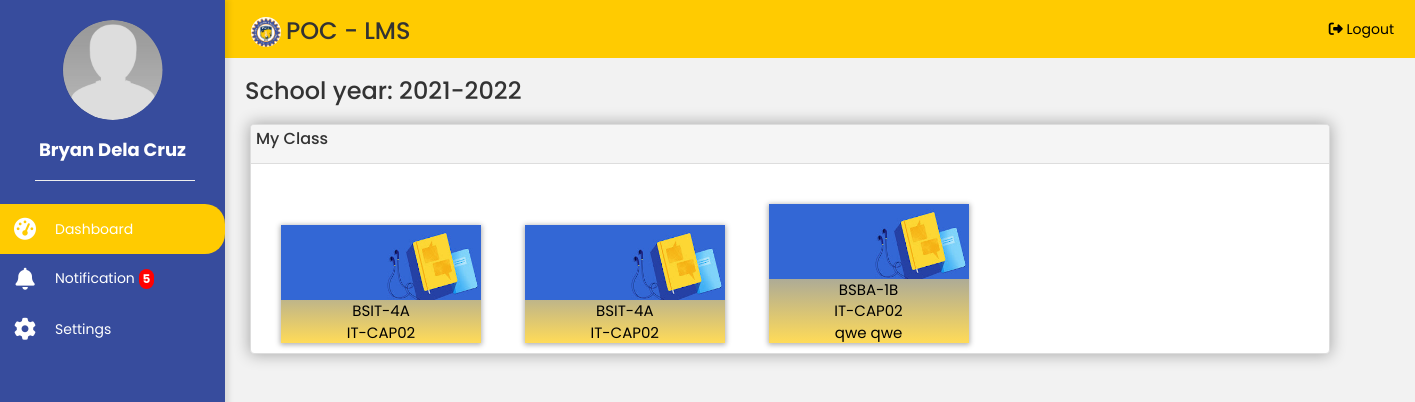
The app's page /student/student_dashboard.php (signed in) with its own data.
### tables this page shows
CREATE TABLE `student` (
  `student_id` int(10) NOT NULL,
  `firstname` varchar(100) NOT NULL,
  `lastname` varchar(100) NOT NULL,
  `class_id` int(10) NOT NULL,
  `username` varchar(100) NOT NULL,
  `password` varchar(100) NOT NULL,
  `email` varchar(100) NOT NULL,
  `picture` varchar(100) NOT NULL,
  `student_cor` varchar(100) NOT NULL,
  `student_status` varchar(100) NOT NULL,
  `date_of_request` varchar(100) NOT NULL
);

CREATE TABLE `schoolyear` (
  `sy_id` int(10) NOT NULL,
  `school_year` varchar(255) NOT NULL
);

CREATE TABLE `teacher_class_student` (
  `teacher_class_student_id` int(11) NOT NULL,
  `teacher_class_id` int(11) NOT NULL,
  `student_id` int(11) NOT NULL,
  `teacher_id` int(11) NOT NULL
);

CREATE TABLE `class` (
  `class_id` int(11) NOT NULL,
  `class_name` varchar(100) NOT NULL
);

CREATE TABLE `subject` (
  `subject_id` int(11) NOT NULL,
  `subject_code` varchar(100) NOT NULL,
  `subject_title` varchar(100) NOT NULL,
  `description` longtext NOT NULL,
  `unit` int(11) NOT NULL,
  `semester` varchar(100) NOT NULL
);

CREATE TABLE `teacher` (
  `teacher_id` int(10) NOT NULL,
  `username` varchar(100) NOT NULL,
  `password` varchar(200) NOT NULL,
  `firstname` varchar(100) NOT NULL,
  `lastname` varchar(100) NOT NULL,
  `email` varchar(100) NOT NULL,
  `department_id` int(10) NOT NULL,
  `picture` varchar(200) NOT NULL,
  `about` varchar(500) NOT NULL,
  `teacher_status` varchar(20) NOT NULL,
  `date_of_request` varchar(100) NOT NULL
);

### student/include/session.php (called while the page is built, shortened)
<?php
$session_id=$_SESSION['id'];
?>

### student/count.php (called while the page is built)
<?php include('../admin/database.php');?>
	<?php $query_yes = mysqli_query($conn,"select * from teacher_class_student
LEFT JOIN teacher_class ON teacher_class.teacher_class_id = teacher_class_student.teacher_class_id
LEFT JOIN class ON class.class_id = teacher_class.class_id
LEFT JOIN subject ON subject.subject_id = teacher_class.subject_id
LEFT JOIN teacher ON teacher.teacher_id = teacher_class_student.teacher_id
JOIN notification ON notification.teacher_class_id = teacher_class.teacher_class_id
where teacher_class_student.student_id = '$session_id' order by notification.date_of_notification DESC
")or die(mysqli_error());
$count_no = mysqli_num_rows($query_yes);
         ?>
<?php $query_no = mysqli_query($conn,"select * from notification
LEFT JOIN notification_read ON notification_read.notification_id = notification.notification_id
where notification_read.student_id  = '$session_id'
")or die(mysqli_error());
$count_yes = mysqli_num_rows($query_no);
         ?>
<?php $not_read = $count_no -  $count_yes; ?>

### student/student_dashboard.php (the view, shortened to what this page needs)
<?php
include("include/session.php");
include("include/header.php");
include('../admin/database.php');
include("student_sidebar.php");
?>
		<h1 id="welcome-title"> <?php
                    $sy_query = mysqli_query($conn, "select * from schoolyear order by school_year DESC");
                    $sy_row = mysqli_fetch_array($sy_query);
                    $sy = $sy_row['school_year'];
                    ?>
                <h3 style="margin-bottom: 20px; margin-left: 20px; ">
                    School year: <?php echo $sy_row['school_year'];  ?>
                </h3></h1>
		<section id="grid-container">
			<div class="container" >
    <div class="panel panel-default" style="width: 1080px;">
      <div class="panel-heading">
        <h4 class="panel-title">
          <p style="padding: 5px;" data-toggle="collapse" data-parent="#accordion" href="#collapse1">My Class
          </p>
        </h4>
      </div>
      <div id="collapse1" class="panel-collapse collapse in">
        <div class="panel-body"><strong></strong>
       <?php $query = mysqli_query($conn,"select * from teacher_class_student
                            LEFT JOIN teacher_class ON teacher_class.teacher_class_id = teacher_class_student.teacher_class_id
                            LEFT JOIN class ON class.class_id = teacher_class.class_id
                            LEFT JOIN subject ON subject.subject_id = teacher_class.subject_id
                            LEFT JOIN teacher ON teacher.teacher_id = teacher_class.teacher_id
                            where student_id = '$session_id' and school_year = '$sy'
                            ")or die(mysqli_error());
                            $count = mysqli_num_rows($query);
                  ?>
                </div>
                            </div>
                            <div class="block-content collapse in">
                                <div class="span12">
                      <a  id="da-thumbs" class="da-thumbs">
                          <?php
                            if ($count != '0'){
                            while($row = mysqli_fetch_array($query)){
                            $id = $row['teacher_class_id'];
                          ?>
                      <a>
                        <a href="my_classmates.php<?php echo '?id='.$id; ?>">
                           <div class="box">
                              <img src="img/2.jpg">
                        </a>
                        <p class="class"><?php echo $row['class_name']; ?></p>
                        <p class="subject"><?php echo $row['subject_code']; ?></p>
                        <p class="subject"><?php echo $row['firstname']." ".$row['lastname']?></p>
                      </div>
                  <?php }}else{ ?>
                  <?php } ?>
      </div>
	</section>

### student/student_sidebar.php (shortened to what this page needs)
<?php include('count.php'); ?>
<section id="sidebar">
	<section class="title-container">
	    <div class="teacher-logo">
			<div class="logo-one">
				  <?php
				  include('../admin/database.php');
                     $student_query = mysqli_query($conn,"select * from student where student_id = $session_id") or die(mysqli_error());
                     while ($row = mysqli_fetch_array($student_query)) {
                      ?>
                     <tr>
                     <td width="40"><img class="img-circle" src="../teacher/<?php echo $row['picture']; ?>" height="70" width="70"></td>
			</div>
		</div>
	</section>
	<h1 class="user-fullname"><?php echo $row['firstname']." ".$row['lastname'];  ?> </h1>
	 <?php } ?>
	<hr class="seperator">
	<section class="links-container">
		<div class="links active">
			<a class="links" href="home.php">
			<div class="icon">
				<i class="fas fa-tachometer-alt"></i>
			</div>
			<span>Dashboard</span></a>
		</div>
		<div class="links">
			<a class="links" href="student_notification.php">
			<div class="icon">
				<i class="fas fa-bell"></i>
			</div>
			<span>Notification
				<?php if($not_read == '0'){
			}else{ ?>
				<span style="background: red; padding: 4px;" class="badge badge-danger"><?php echo $not_read; ?></span>
			<?php } ?>
			</span></a>
		</div>
		<div class="links">
			<a class="links" href="student_settings.php">
			<div class="icon">
				<i class="fas fa-cog"></i>
			</div>
			<span>Settings</span></a>
		</div>
	</section>
</section>
<section id="main-dashboard-content">
	<section id="top-section">
		<h3 style="margin-left: 25px; margin-top: 16px;"><img src="img/logo.jpg" style="clip-path: circle(); width: 30px; height: 30px; margin-right: 5px;">POC - LMS</h3>
		 <a href="student_logout.php" class="dropdown-item" style="color: black; margin-right: 20px;">
                 <i class="fas fa-sign-out-alt text-gray-400"></i>
                 Logout
               </a>
	</section>

### student/style.css (style rules this page uses)
* { margin: 0; padding: 0; }
html, body { height: 100vh; background: #f2f2f2; }
body { font-family: "Poppins"; }
#sidebar { background-color: #374c9d; width: 225px; height: 100vh; position: fixed; top: 0; left: 0; box-shadow: 3px 0px 5px 1px rgba(0, 0, 0, 0.1); transition: 300ms width; overflow-x: scroll; }
.user-fullname { color: white; text-align: center; font-size: 18px; font-weight: bold; margin-top: 0; }
.seperator { color: black; width: 160px; margin-left: 35px; height: 3px; }
.title-container { display: flex; align-items: center; justify-content: space-around; padding: 20px 0px; }
.links { display: flex; align-items: center; cursor: pointer; color: white; width: 100%; }
.links a { font-size: 14px; display: flex; align-items: center; cursor: pointer; color: white; text-decoration: none; }
.links.active a { background: #ffcb01; color: white; border-radius: 0px 20px 20px 0px; }
.icon { height: 50px; width: 50px; display: flex; justify-content: center; align-items: center; font-size: 22px; color: white; }
.links span { padding: 0px 5px; }
#main-dashboard-content { background-color: #f2f2f2; margin-left: 225px; box-sizing: border-box; height: 100vh; transition: 300ms margin-left; }
.box { display: inline-block; text-align: center; width: 200px; margin: 10px 10px; box-sizing: border-box; box-shadow: 0px 1px 5px 1px rgba(0, 0, 0, 0.3); color: white; background: linear-gradient(#4e73df, #FFDB58); margin-left: 30px; }
.box img { width: 200px; height: 75px; }
.box p { display: block; color: black; text-decoration: none; text-align: center; margin-bottom: 0; font-size: 15px; }
.logo-one img { width: 100px; height: 100px; display: flex; justify-content: center; align-items: center; border-radius: 50%; clip-path: circle(); box-shadow: 0px 1px 5px 1px rgba(0, 0, 0, 0.2); }
.teacher-logo { display: flex; }
#top-section { display: inline-block; padding: 1px; background: #ffcb01; display: flex; align-items: center; justify-content: space-between; }
#welcome-title { font-size: 24px; font-weight: lighter; margin: 20px 5px; }
#grid-container { display: grid; grid-template-columns: 70%; grid-gap: 25px; padding-left: 10px; }
.panel { box-shadow: 0px 0px 15px 1px rgba(0, 0, 0, 0.3); box-sizing: border-box; width: 770px; }
.panel-heading { padding: 0; box-sizing: border-box; }

### records on screen
student: picture (placeholder picture), firstname "Bryan", lastname "Dela Cruz"
schoolyear: school_year "2021-2022"
teacher_class_student: class.class_name "BSIT-4A", subject.subject_code "IT-CAP02"
teacher_class_student: class.class_name "BSIT-4A", subject.subject_code "IT-CAP02"
teacher_class_student: class.class_name "BSBA-1B", subject.subject_code "IT-CAP02", teacher.firstname "qwe", teacher.lastname "qwe"

### other values on screen
$not_read "5"
